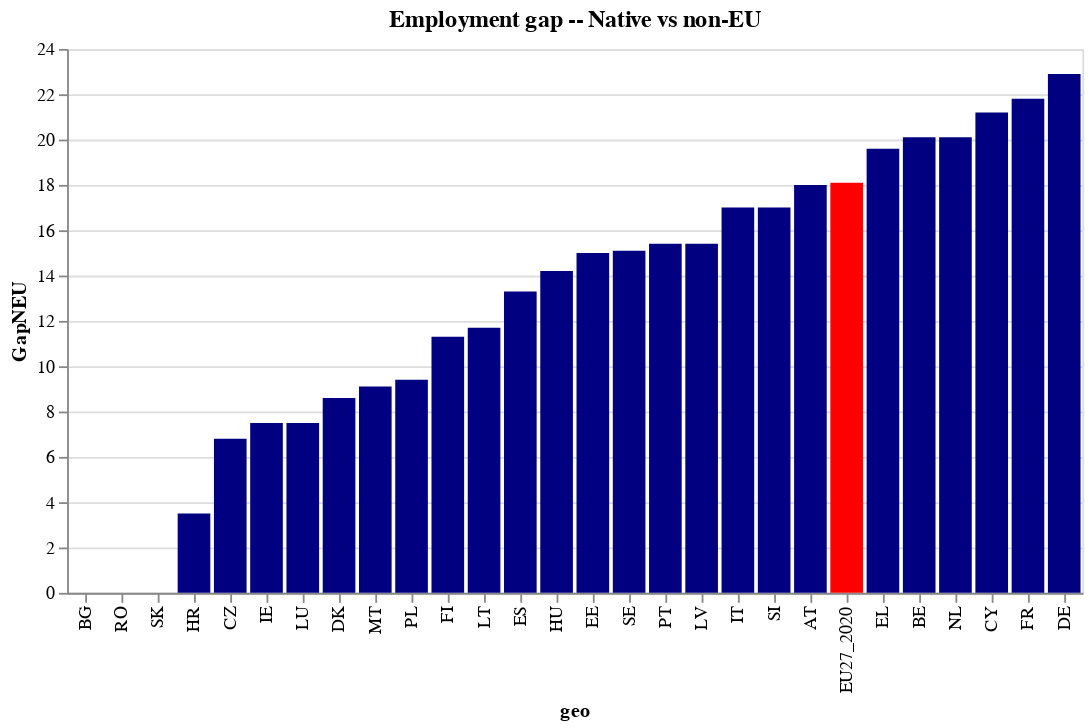

The notebook cell saved with this chart:
### Code cell
chart_data = gapdata.reset_index()
title = alt.TitleParams('Employment gap -- Native vs non-EU', anchor='middle')

plot = (
    alt.Chart(chart_data, title=title)
    .mark_bar()
    .encode(
        x=alt.X("geo", sort="y"),
        y="GapNEU"))

plot.encode(color=alt.condition(alt.datum.geo == "EU27_2020", alt.value("red"), alt.value("navy")))

### Figure 1 — Vega-Lite specification as saved in the notebook (floating-point values rounded to 4 significant figures)
{"config": {"view": {"continuousWidth": 400, "continuousHeight": 300}}, "data": {"name": "data-5a5fb536f4aa566d0361ada52caa1e1b"}, "mark": "bar", "encoding": {"color": {"condition": {"value": "red", "test": "(datum.geo === 'EU27_2020')"}, "value": "navy"}, "x": {"type": "nominal", "field": "geo", "sort": "y"}, "y": {"type": "quantitative", "field": "GapNEU"}}, "title": {"text": "Employment gap -- Native vs non-EU", "anchor": "middle"}, "$schema": "https://vega.github.io/schema/vega-lite/v4.8.1.json", "datasets": {"data-5a5fb536f4aa566d0361ada52caa1e1b": [{"geo": "AT", "GapAll": 8.1, "GapNEU": 18.0, "GapMgr": 7.8, "GapOQ": 5.7, "GapONEU": 5.4}, {"geo": "BE", "GapAll": 6.0, "GapNEU": 20.1, "GapMgr": 6.8, "GapOQ": -2.7, "GapONEU": 12.8}, {"geo": "BG", "GapAll": null, "GapNEU": null, "GapMgr": 18.7, "GapOQ": -3.2, "GapONEU": 2.1}, {"geo": "CY", "GapAll": 12.4, "GapNEU": 21.2, "GapMgr": 11.9, "GapOQ": null, "GapONEU": 8.6}, {"geo": "CZ", "GapAll": 1.1, "GapNEU": 6.8, "GapMgr": 1.1, "GapOQ": -18.7, "GapONEU": 8.8}, {"geo": "DE", "GapAll": 15.2, "GapNEU": 22.9, "GapMgr": 12.7, "GapOQ": null, "GapONEU": 6.1}, {"geo": "DK", "GapAll": 6.6, "GapNEU": 8.6, "GapMgr": 5.9, "GapOQ": null, "GapONEU": 9.9}, {"geo": "EE", "GapAll": 14.2, "GapNEU": 15.0, "GapMgr": 11.1, "GapOQ": null, "GapONEU": 2.8}, {"geo": "EL", "GapAll": 15.3, "GapNEU": 19.6, "GapMgr": 8.0, "GapOQ": 14.0, "GapONEU": 15.9}, {"geo": "ES", "GapAll": 9.9, "GapNEU": 13.3, "GapMgr": 8.7, "GapOQ": 4.8, "GapONEU": 6.4}, {"geo": "EU27_2020", "GapAll": 11.5, "GapNEU": 18.1, "GapMgr": 9.5, "GapOQ": null, "GapONEU": 7.2}, {"geo": "FI", "GapAll": 9.5, "GapNEU": 11.3, "GapMgr": 6.7, "GapOQ": -7.8, "GapONEU": 3.3}, {"geo": "FR", "GapAll": 16.1, "GapNEU": 21.8, "GapMgr": 13.2, "GapOQ": null, "GapONEU": 5.8}, {"geo": "HR", "GapAll": -3.2, "GapNEU": 3.5, "GapMgr": -4.7, "GapOQ": null, "GapONEU": 11.0}, {"geo": "HU", "GapAll": 10.8, "GapNEU": 14.2, "GapMgr": 4.5, "GapOQ": null, "GapONEU": 1.7}, {"geo": "IE", "GapAll": 5.1, "GapNEU": 7.5, "GapMgr": 4.6, "GapOQ": null, "GapONEU": null}, {"geo": "IT", "GapAll": 14.2, "GapNEU": 17.0, "GapMgr": 12.1, "GapOQ": 11.2, "GapONEU": 3.9}, {"geo": "LT", "GapAll": 9.9, "GapNEU": 11.7, "GapMgr": 7.9, "GapOQ": null, "GapONEU": 9.2}, {"geo": "LU", "GapAll": -1.3, "GapNEU": 7.5, "GapMgr": 0.6, "GapOQ": null, "GapONEU": null}, {"geo": "LV", "GapAll": 14.4, "GapNEU": 15.4, "GapMgr": 14.2, "GapOQ": null, "GapONEU": 14.0}, {"geo": "MT", "GapAll": 5.7, "GapNEU": 9.1, "GapMgr": 5.2, "GapOQ": null, "GapONEU": null}, {"geo": "NL", "GapAll": 8.4, "GapNEU": 20.1, "GapMgr": 8.9, "GapOQ": null, "GapONEU": 6.9}, {"geo": "PL", "GapAll": 8.4, "GapNEU": 9.4, "GapMgr": 6.5, "GapOQ": null, "GapONEU": 9.8}, {"geo": "PT", "GapAll": 11.1, "GapNEU": 15.4, "GapMgr": 2.6, "GapOQ": null, "GapONEU": null}, {"geo": "RO", "GapAll": null, "GapNEU": null, "GapMgr": 16.3, "GapOQ": -6.2, "GapONEU": -6.5}, {"geo": "SE", "GapAll": 10.0, "GapNEU": 15.1, "GapMgr": 8.1, "GapOQ": -5.7, "GapONEU": -8.9}, {"geo": "SI", "GapAll": 13.2, "GapNEU": 17.0, "GapMgr": 8.0, "GapOQ": null, "GapONEU": null}, {"geo": "SK", "GapAll": 1.0, "GapNEU": null, "GapMgr": 1.3, "GapOQ": -12.0, "GapONEU": null}]}}
